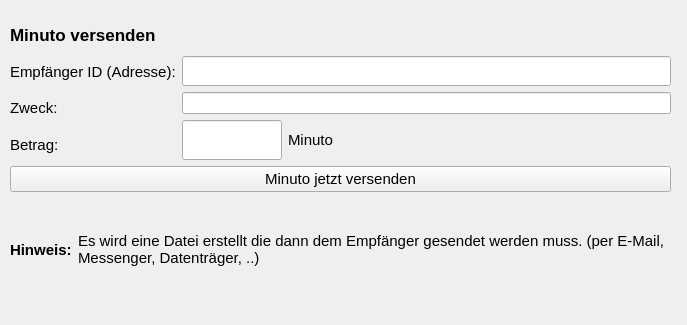
<?xml version="1.0" encoding="UTF-8"?>
<ui version="4.0">
 <class>FormSendMinuto</class>
 <widget class="QWidget" name="FormSendMinuto">
  <property name="geometry">
   <rect>
    <x>0</x>
    <y>0</y>
    <width>687</width>
    <height>325</height>
   </rect>
  </property>
  <property name="windowTitle">
   <string>Minuto versenden</string>
  </property>
  <widget class="QLabel" name="label_recipient_id_check">
   <property name="geometry">
    <rect>
     <x>328</x>
     <y>50</y>
     <width>30</width>
     <height>30</height>
    </rect>
   </property>
   <property name="minimumSize">
    <size>
     <width>30</width>
     <height>30</height>
    </size>
   </property>
   <property name="maximumSize">
    <size>
     <width>30</width>
     <height>16777215</height>
    </size>
   </property>
   <property name="font">
    <font>
     <pointsize>12</pointsize>
    </font>
   </property>
   <property name="toolTip">
    <string/>
   </property>
   <property name="text">
    <string/>
   </property>
  </widget>
  <widget class="QWidget" name="">
   <property name="geometry">
    <rect>
     <x>10</x>
     <y>20</y>
     <width>661</width>
     <height>281</height>
    </rect>
   </property>
   <layout class="QVBoxLayout" name="verticalLayout_3">
    <item>
     <widget class="QLabel" name="label">
      <property name="maximumSize">
       <size>
        <width>16777215</width>
        <height>30</height>
       </size>
      </property>
      <property name="font">
       <font>
        <pointsize>13</pointsize>
        <weight>75</weight>
        <bold>true</bold>
       </font>
      </property>
      <property name="text">
       <string>Minuto versenden</string>
      </property>
     </widget>
    </item>
    <item>
     <layout class="QHBoxLayout" name="horizontalLayout_2">
      <item>
       <layout class="QVBoxLayout" name="verticalLayout">
        <item>
         <widget class="QLabel" name="label_recipient_id">
          <property name="font">
           <font>
            <pointsize>11</pointsize>
           </font>
          </property>
          <property name="text">
           <string>Empfänger ID (Adresse):</string>
          </property>
         </widget>
        </item>
        <item>
         <widget class="QLabel" name="label_purpose">
          <property name="font">
           <font>
            <pointsize>11</pointsize>
           </font>
          </property>
          <property name="text">
           <string>Zweck:</string>
          </property>
         </widget>
        </item>
        <item>
         <widget class="QLabel" name="label_transfer_amount_text">
          <property name="font">
           <font>
            <pointsize>11</pointsize>
           </font>
          </property>
          <property name="text">
           <string>Betrag:</string>
          </property>
         </widget>
        </item>
       </layout>
      </item>
      <item>
       <layout class="QVBoxLayout" name="verticalLayout_2">
        <item>
         <widget class="QLineEdit" name="lineEdit_recipient_id">
          <property name="maximumSize">
           <size>
            <width>16777215</width>
            <height>30</height>
           </size>
          </property>
          <property name="font">
           <font>
            <pointsize>10</pointsize>
           </font>
          </property>
         </widget>
        </item>
        <item>
         <widget class="QLineEdit" name="lineEdit_purpose"/>
        </item>
        <item>
         <layout class="QHBoxLayout" name="horizontalLayout">
          <item>
           <widget class="QLineEdit" name="lineEdit_transfer_amount">
            <property name="sizePolicy">
             <sizepolicy hsizetype="Expanding" vsizetype="Minimum">
              <horstretch>0</horstretch>
              <verstretch>0</verstretch>
             </sizepolicy>
            </property>
            <property name="minimumSize">
             <size>
              <width>50</width>
              <height>0</height>
             </size>
            </property>
            <property name="maximumSize">
             <size>
              <width>100</width>
              <height>40</height>
             </size>
            </property>
            <property name="font">
             <font>
              <pointsize>11</pointsize>
             </font>
            </property>
            <property name="inputMask">
             <string/>
            </property>
            <property name="alignment">
             <set>Qt::AlignRight|Qt::AlignTrailing|Qt::AlignVCenter</set>
            </property>
           </widget>
          </item>
          <item>
           <widget class="QLabel" name="label_amount_currency_text">
            <property name="font">
             <font>
              <pointsize>11</pointsize>
             </font>
            </property>
            <property name="text">
             <string>Minuto</string>
            </property>
           </widget>
          </item>
          <item>
           <spacer name="horizontalSpacer">
            <property name="orientation">
             <enum>Qt::Horizontal</enum>
            </property>
            <property name="sizeHint" stdset="0">
             <size>
              <width>40</width>
              <height>20</height>
             </size>
            </property>
           </spacer>
          </item>
         </layout>
        </item>
       </layout>
      </item>
     </layout>
    </item>
    <item>
     <widget class="QPushButton" name="pushButton_Send_Minuto">
      <property name="font">
       <font>
        <pointsize>11</pointsize>
       </font>
      </property>
      <property name="text">
       <string>Minuto jetzt versenden</string>
      </property>
     </widget>
    </item>
    <item>
     <layout class="QHBoxLayout" name="horizontalLayout_3">
      <item>
       <widget class="QLabel" name="label_note_text">
        <property name="sizePolicy">
         <sizepolicy hsizetype="Preferred" vsizetype="Preferred">
          <horstretch>0</horstretch>
          <verstretch>0</verstretch>
         </sizepolicy>
        </property>
        <property name="minimumSize">
         <size>
          <width>0</width>
          <height>100</height>
         </size>
        </property>
        <property name="font">
         <font>
          <pointsize>11</pointsize>
          <weight>75</weight>
          <bold>true</bold>
         </font>
        </property>
        <property name="text">
         <string>Hinweis:</string>
        </property>
        <property name="wordWrap">
         <bool>false</bool>
        </property>
       </widget>
      </item>
      <item>
       <widget class="QLabel" name="label_note">
        <property name="sizePolicy">
         <sizepolicy hsizetype="Expanding" vsizetype="Preferred">
          <horstretch>0</horstretch>
          <verstretch>0</verstretch>
         </sizepolicy>
        </property>
        <property name="font">
         <font>
          <pointsize>11</pointsize>
         </font>
        </property>
        <property name="text">
         <string>Es wird eine Datei erstellt die dann dem Empfänger gesendet werden muss. (per E-Mail, Messenger, Datenträger, ..)</string>
        </property>
        <property name="wordWrap">
         <bool>true</bool>
        </property>
       </widget>
      </item>
     </layout>
    </item>
   </layout>
  </widget>
 </widget>
 <resources/>
 <connections/>
</ui>
